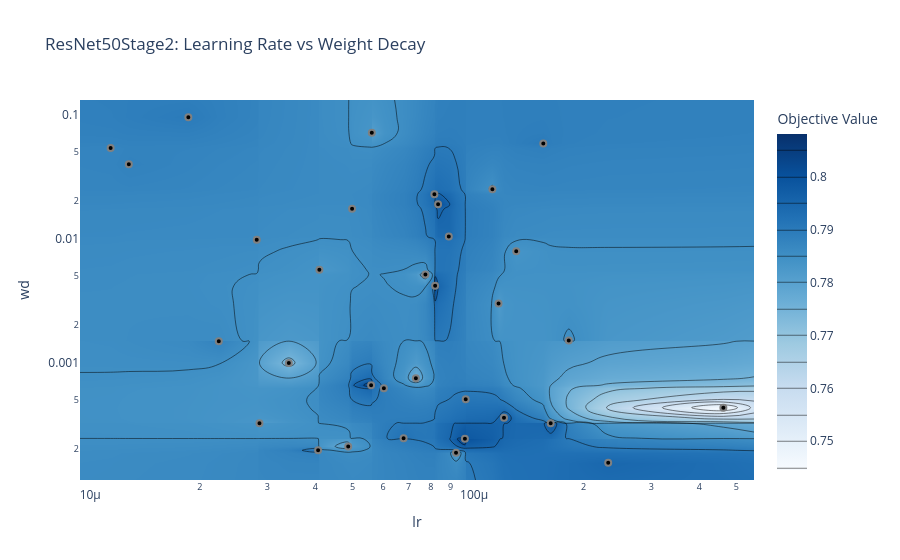

Notebook code for this chart:
### Code cell
# Contour plot - LR vs WD interaction
fig = plot_contour(study_resnet, params=['lr', 'wd'])
fig.update_layout(title=f'{model_name}: Learning Rate vs Weight Decay')
fig.write_image(os.path.join(config.viz_dir, f'{model_name}_contour_lr_wd.png'), scale=2)
fig.show()

### Figure 1 — Plotly figure (JSON) as saved in the notebook; plotly's stock layout.template omitted (floating-point values rounded to 4 significant figures; data arrays with more than 128 entries replaced by an {"elided": "..."} marker saying what was removed)
{"data": [{"colorbar": {"title": {"text": "Objective Value"}}, "colorscale": [[0, "rgb(247,251,255)"], [0.125, "rgb(222,235,247)"], [0.25, "rgb(198,219,239)"], [0.375, "rgb(158,202,225)"], [0.5, "rgb(107,174,214)"], [0.625, "rgb(66,146,198)"], [0.75, "rgb(33,113,181)"], [0.875, "rgb(8,81,156)"], [1, "rgb(8,48,107)"]], "connectgaps": true, "contours": {"coloring": "heatmap"}, "hoverinfo": "none", "line": {"smoothing": 1.3}, "reversescale": false, "type": "contour", "x": [9.749e-06, 1.172e-05, 1.307e-05, 1.867e-05, 2.241e-05, 2.814e-05, 2.861e-05, 3.412e-05, 4.067e-05, 4.097e-05, 4.871e-05, 4.986e-05, 5.588e-05, 5.612e-05, 6.033e-05, 6.79e-05, 7.31e-05, 7.741e-05, 8.168e-05, 8.205e-05, 8.352e-05, 8.906e-05, 9.3e-05, 9.808e-05, 9.857e-05, 0.0001157, 0.00012, 0.000124, 0.0001334, 0.000157, 0.0001641, 0.0001829, 0.0002317, 0.0004623, 0.0005555], "y": [0.0001133, 0.000156, 0.0001878, 0.0001963, 0.0002112, 0.0002437, 0.0002455, 0.0003248, 0.0003251, 0.0003586, 0.0004335, 0.000506, 0.0006214, 0.0006569, 0.0007476, 0.0009945, 0.001487, 0.001504, 0.002992, 0.00415, 0.005125, 0.005592, 0.007881, 0.009777, 0.01038, 0.01731, 0.01882, 0.02267, 0.02495, 0.03968, 0.05345, 0.05829, 0.07114, 0.0947, 0.1305], "z": {"elided": "35x35 float values"}}, {"marker": {"color": "black", "line": {"color": "Gray", "width": 2}}, "mode": "markers", "name": "Feasible Trial", "showlegend": false, "type": "scatter", "x": [5.612e-05, 1.307e-05, 0.0004623, 7.31e-05, 8.168e-05, 0.0001641, 4.067e-05, 1.172e-05, 0.000124, 0.000157, 2.861e-05, 0.0001334, 0.00012, 2.814e-05, 0.0001829, 8.352e-05, 8.906e-05, 4.097e-05, 0.0001157, 5.588e-05, 2.241e-05, 4.871e-05, 4.986e-05, 1.867e-05, 9.808e-05, 9.3e-05, 6.033e-05, 9.857e-05, 6.79e-05, 3.412e-05, 0.0002317, 8.205e-05, 7.741e-05], "y": [0.07114, 0.03968, 0.0004335, 0.0007476, 0.02267, 0.0003248, 0.0001963, 0.05345, 0.0003586, 0.05829, 0.0003251, 0.007881, 0.002992, 0.009777, 0.001504, 0.01882, 0.01038, 0.005592, 0.02495, 0.0006569, 0.001487, 0.0002112, 0.01731, 0.0947, 0.0002437, 0.0001878, 0.0006214, 0.000506, 0.0002455, 0.0009945, 0.000156, 0.00415, 0.005125]}, {"marker": {"color": "#cccccc", "line": {"color": "Gray", "width": 2}}, "mode": "markers", "name": "Infeasible Trial", "showlegend": false, "type": "scatter", "x": [], "y": []}], "layout": {"title": {"text": "ResNet50Stage2: Learning Rate vs Weight Decay"}, "xaxis": {"range": [-5.011, -3.255], "title": {"text": "lr"}, "type": "log"}, "yaxis": {"range": [-3.946, -0.8845], "title": {"text": "wd"}, "type": "log"}}}
